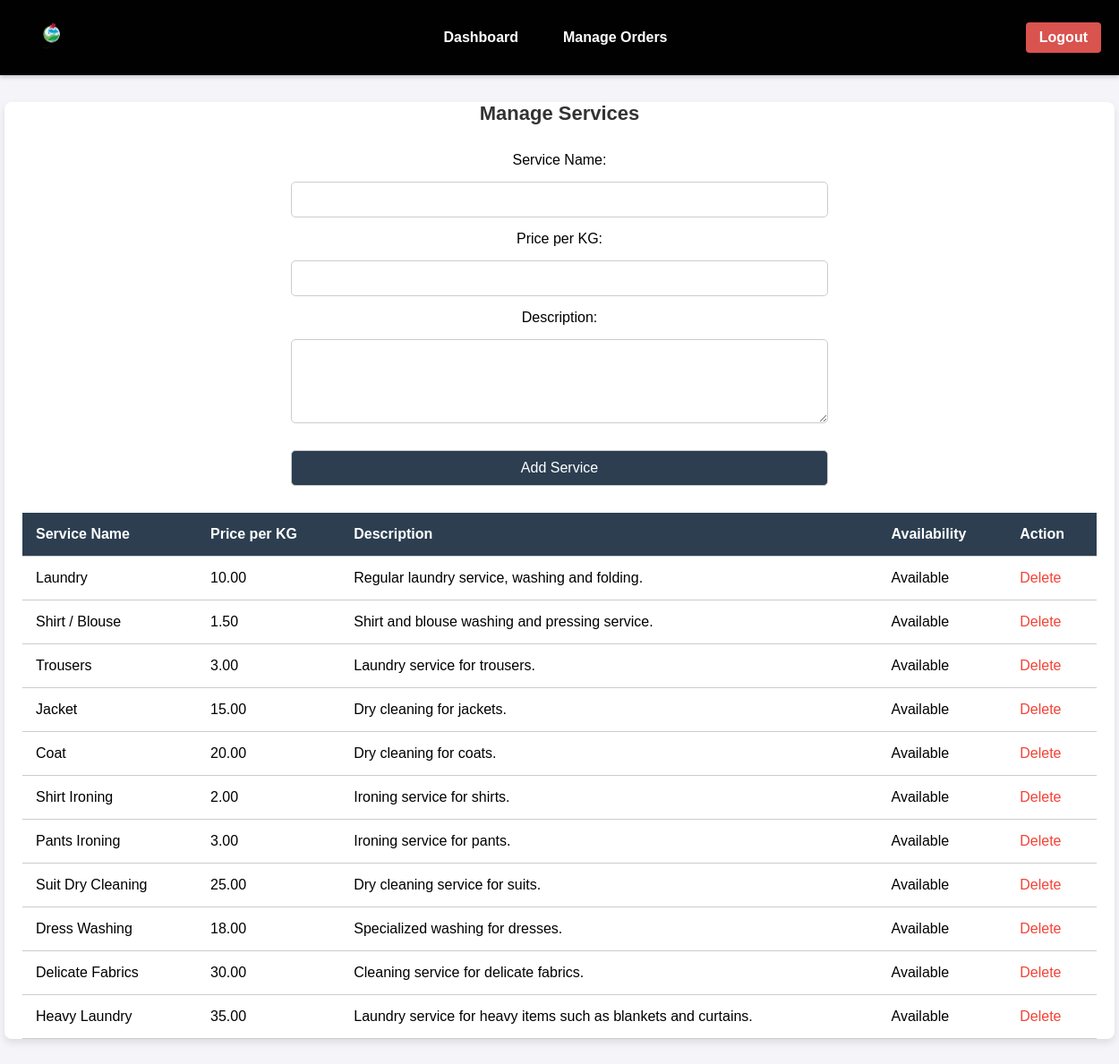
The app's page /admin/manage_services.php (signed in) with its own data.
### tables this page shows
CREATE TABLE IF NOT EXISTS services (
    id INT AUTO_INCREMENT PRIMARY KEY,
    service_name VARCHAR(100) NOT NULL,
    price_per_kg DECIMAL(10,2) NOT NULL,
    description TEXT,
    image VARCHAR(255) NULL,
    availability ENUM('Available', 'Not Available') DEFAULT 'Available' 
);

### admin/manage_services.php (the view, shortened to what this page needs)
<?php
include('../includes/db.php');
?>
<!DOCTYPE html>
<html lang="en">
<head>
    <link rel="stylesheet" href="../assets/css/style.css">
</head>
<body>
<nav>
    <div class="nav-left">
        <img src="../assets/images/logo.png" alt="Logo">
    </div>
    <div class="nav-center">
        <ul>
            <li><a href="dashboard.php">Dashboard</a></li>
            <li><a href="manage_orders.php">Manage Orders</a></li>
        </ul>
    </div>
    <div class="nav-right">
        <a href="logout.php">Logout</a>
    </div>
</nav>
<div class="container">
    <h2>Manage Services</h2>
    <form method="POST" action="manage_services.php">
        <label for="serv_name">Service Name:</label>
        <input type="text" id="serv_name" name="serv_name" required>
        <label for="serv_price">Price per KG:</label>
        <input type="text" id="serv_price" name="serv_price" required>
        <label for="serv_desc">Description:</label>
        <textarea id="serv_desc" name="serv_desc" rows="4" required></textarea>
        <button type="submit">Add Service</button>
    </form>
    <table>
        <thead>
            <tr>
                <th>Service Name</th>
                <th>Price per KG</th>
                <th>Description</th>
                <th>Availability</th>
                <th>Action</th>
            </tr>
        </thead>
        <tbody>
            <?php
            $query = "SELECT * FROM services";
            $result = mysqli_query($conn, $query);
            if (mysqli_num_rows($result) > 0) {
                while ($row = mysqli_fetch_assoc($result)) {
                    echo '
                        <tr>
                            <td>' . $row['service_name'] . '</td>
                            <td>' . $row['price_per_kg'] . '</td>
                            <td>' . $row['description'] . '</td>
                            <td>' . $row['availability'] . '</td>
                            <td><a href="delete_service.php?id=' . $row['id'] . '" onclick="return confirm(\'Are you sure you want to delete this service?\')">Delete</a></td>
                        </tr>
                    ';
                }
            } else {
                echo '<tr><td colspan="5">No services found.</td></tr>';
            }
            ?>
        </tbody>
    </table>
</div>
</body>
</html>

### assets/css/style.css (style rules this page uses)
body { font-family: 'Arial', sans-serif; background-color: #f4f4f4; margin: 0; padding: 0; }
.container { width: 100%; max-width: 400px; padding: 20px; background: white; border-radius: 8px; box-shadow: 0 4px 12px rgba(0, 0, 0, 0.1); text-align: center; font-size: 16px; margin: 0 auto; }
h2 { font-size: 22px; margin-bottom: 20px; color: #333; }
button { padding: 10px 20px; background-color: #4CAF50; border: none; color: white; font-size: 16px; cursor: pointer; border-radius: 5px; margin-top: 15px; }
table { width: 100%; border-collapse: collapse; margin-top: 20px; }
table th, table td { padding: 12px; text-align: left; border-bottom: 1px solid #ddd; }
table th { background-color: #f4f4f4; font-weight: bold; }
table td a { color: #F44336; text-decoration: none; }

### admin/manage_services.php (style rules this page uses)
body { font-family: 'Arial', sans-serif; background-color: #f4f4f9; margin: 0; padding: 0; }
nav { background-color: #000100; color: #000100; padding: 15px 20px; display: flex; justify-content: space-between; align-items: center; box-shadow: 0px 2px 5px rgba(0, 0, 0, 0.2); border-radius: 0 0 0px 0px; }
.nav-left img { height: 50px; }
.nav-center { flex-grow: 1; display: flex; justify-content: center; }
.nav-center ul { list-style: none; margin: 0; padding: 0; display: flex; gap: 20px; }
.nav-center ul li { display: inline; }
.nav-center ul li a { text-decoration: none; color: #fff; font-weight: bold; padding: 8px 15px; border-radius: 4px; transition: background 0.3s; }
.nav-right { display: flex; justify-content: center; }
.nav-right a { text-decoration: none; color: #fff; font-weight: bold; padding: 8px 15px; border-radius: 4px; transition: background 0.3s; background-color: #d9534f; }
.container { max-width: 1200px; margin: 30px auto; padding: 0 20px; background-color: #fff; box-shadow: 0 4px 8px rgba(0, 0, 0, 0.1); border-radius: 8px; }
h2 { text-align: center; color: #333; margin-bottom: 30px; }
form { display: flex; flex-direction: column; gap: 15px; max-width: 600px; margin: 0 auto; }
form input, form textarea, form button { padding: 10px; font-size: 16px; border: 1px solid #ccc; border-radius: 5px; }
form button { background-color: #2c3e50; color: #fff; cursor: pointer; transition: background-color 0.3s ease; }
table { width: 100%; border-collapse: collapse; margin-top: 30px; }
table th, table td { padding: 15px; text-align: left; border-bottom: 1px solid #ccc; }
table th { background-color: #2c3e50; color: white; }

### records on screen
services: service_name "Laundry", price_per_kg "10.00", description "Regular laundry service, washing and folding.", availability "Available"
services: service_name "Shirt / Blouse", price_per_kg "1.50", description "Shirt and blouse washing and pressing service.", availability "Available"
services: service_name "Trousers", price_per_kg "3.00", description "Laundry service for trousers.", availability "Available"
services: service_name "Jacket", price_per_kg "15.00", description "Dry cleaning for jackets.", availability "Available"
services: service_name "Coat", price_per_kg "20.00", description "Dry cleaning for coats.", availability "Available"
services: service_name "Shirt Ironing", price_per_kg "2.00", description "Ironing service for shirts.", availability "Available"
services: service_name "Pants Ironing", price_per_kg "3.00", description "Ironing service for pants.", availability "Available"
services: service_name "Suit Dry Cleaning", price_per_kg "25.00", description "Dry cleaning service for suits.", availability "Available"
services: service_name "Dress Washing", price_per_kg "18.00", description "Specialized washing for dresses.", availability "Available"
services: service_name "Delicate Fabrics", price_per_kg "30.00", description "Cleaning service for delicate fabrics.", availability "Available"
services: service_name "Heavy Laundry", price_per_kg "35.00", description "Laundry service for heavy items such as blankets and curtains.", availability "Available"
